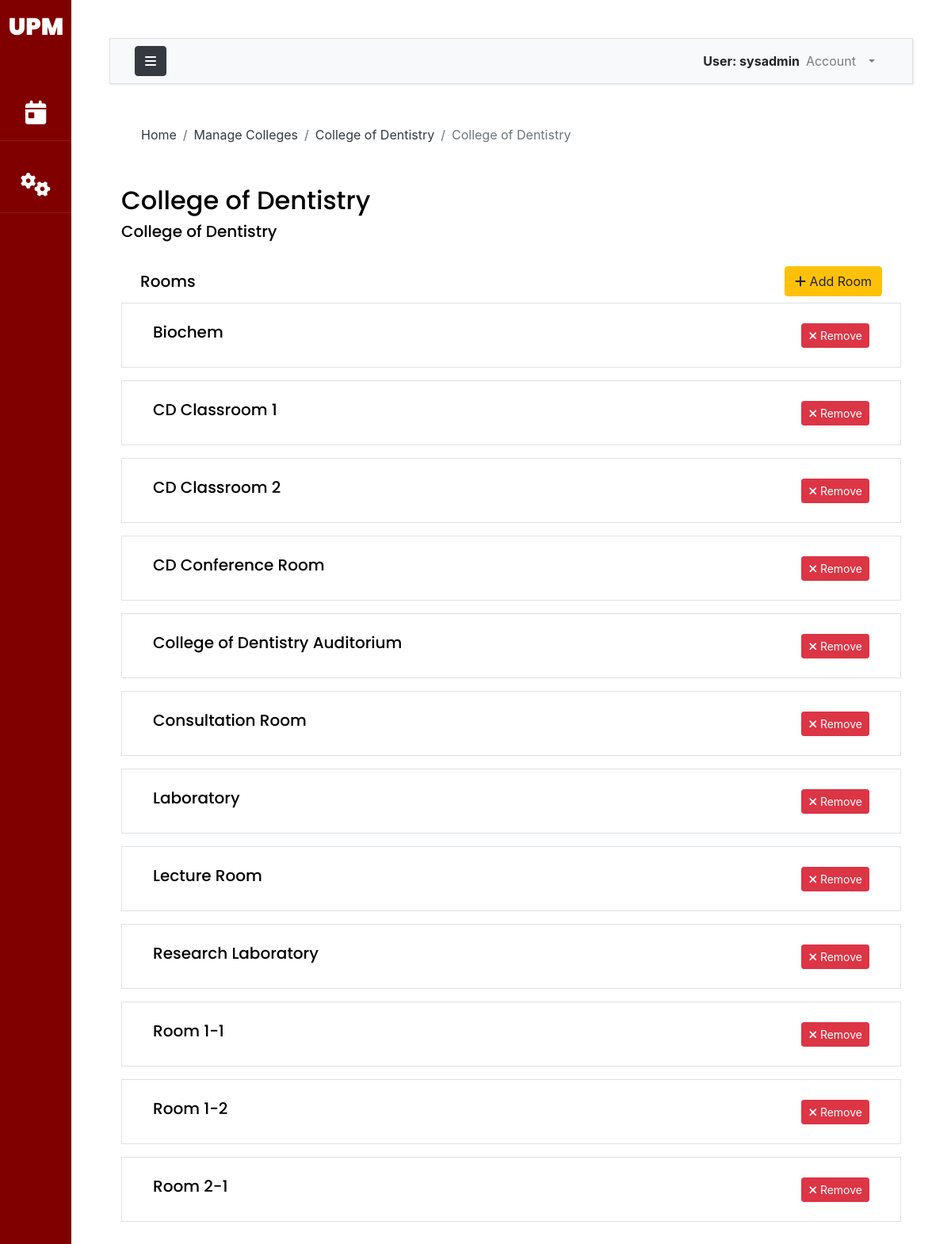
Screenshot of /manage-college/college-of-dentistry/college-of-dentistry/ (signed in) with the database file from the repository.
### accounts/models.py (models this page shows, shortened)
class AuthUser(AbstractUser):
    FACULTY = 1
    STAFF = 2
    OCS = 3
    ADPD = 4
    AO = 5
    USER_TYPE_CHOICES = (
        (FACULTY, 'Faculty'),
        (STAFF, 'Staff'),
        (OCS, 'OCS'),
        (ADPD, 'ADPD'),
        (AO,'AO')
    )
    first_name = models.CharField(max_length=200)
    last_name = models.CharField(max_length=200)
    email = models.EmailField(unique=True, validators=[
        EmailValidator(allowlist=['up.edu.ph'])
    ])
    college = models.ForeignKey("UPM.College",on_delete=models.CASCADE,null=True,blank=True)
    department = models.ForeignKey("UPM.Department",on_delete=models.CASCADE,null=True,blank=True)
    user_type = models.PositiveSmallIntegerField(choices=USER_TYPE_CHOICES,null=True)
    def __str__(self):
        return self.username

### UPM/models.py (models this page shows, shortened)
class College(models.Model):
    name = models.CharField(max_length=300,null=True)
    slug = models.SlugField(null=True)

class Building(models.Model):
    name = models.CharField(max_length=300,null=True)
    college = models.ForeignKey(College,on_delete=models.CASCADE,null=True)
    slug = models.SlugField(null=True)

class Room(models.Model):
    name = models.CharField(max_length=300, null=True, unique=True)
    slug = models.SlugField(null=True)
    room_type = models.ForeignKey(RoomType,on_delete=models.CASCADE,null=True)
    college = models.ForeignKey(College,on_delete=models.CASCADE,null=True)
    building = models.ForeignKey(Building, on_delete=models.CASCADE, null=True)
    capacity = models.IntegerField()

### UPM/views.py (the view)
# urls.py: path('manage-college/<slug:c>/<slug:b>/',views.buildingView,name='adminBuildingView'),
@login_required(login_url='loginPage')
def buildingView(request,c,b):
    college = College.objects.get(slug=c)
    building = Building.objects.get(slug=b)
    room = Room.objects.filter(building=building).order_by('name')
    context={'rooms':room,'building':building,'college':college}
    return render(request,'UPM/building-details.html',context)

### templates/UPM/building-details.html (shortened to what this page needs)
{% extends 'base.html' %}
{% load static %}
{% load crispy_forms_tags %}
{% block breadcrumb %}
<nav aria-label="breadcrumb">
  <ol class="breadcrumb mt-3 ms-4 bg-body">
    <li class="breadcrumb-item"><a href="{% url 'indexPage' %}" class="text-dark">Home</a></li>
    <li class="breadcrumb-item"><a href="{% url 'manageCollege' %}" class="text-dark">Manage Colleges</a></li>
    <li class="breadcrumb-item"><a href="{% url 'adminCollegeView' college.slug %}" class="text-dark">{{college.name}}</a></li>
    <li class="breadcrumb-item active" aria-current="page">{{building.name}}</li>
  </ol>
</nav>
{% endblock breadcrumb %}
{% block content %}
<div class = "container w-auto">
    <h2 class="pt-4">{{building.name}}</h2>
    <h5 class="pb-4">{{college.name}}</h5>
    <div class = 'row'>
        <div class = 'col align-self-center'>
            <h5 class='ps-4'>Rooms</h5>
        </div>
        <div class = 'col-auto align-self-end text-end'>
            <a class='btn btn-warning mb-2 mx-4' role='button' href = "{% url 'addBuildRoom' college.slug building.slug%}"><i class="fa-solid fa-plus"></i> Add Room</a>
        </div>
    </div>
    <div class="container-fluid overflow-auto">
        {% for room in rooms %}
        <div class="row border bg-white p-4 mb-3">
        <div class="col align-self-center">
            <h5>{{room.name}}</h5>
        </div>
            <div class="col-auto align-self-end text-end">
                <button type="button" class="btn btn-danger btn-sm" data-bs-toggle="modal" data-bs-target="#removePopup{{college.id}}{{building.id}}{{room.id}}"><i class="fa-solid fa-close"></i> Remove</button>
            </div>
        </div>
        {% endfor %}
    </div>
</div>
{% endblock content %}

### templates/base.html (shortened to what this page needs)
{% load static %}
{% load crispy_forms_tags %}
<!DOCTYPE html>
<html lang="en">
    <head>
        {% include 'css_modules.html' %}
    </head>
    <body>
        <div class="wrapper d-flex align-items-stretch">
            <nav id="sidebar" class="active">
                <h1><a href="{% url 'indexPage' %}" class="logo mt-2 pt-2">UPM</a></h1>
                <ul class="list-unstyled components mb-5">
                    {% if request.user.is_authenticated %}
                    <li>
                        <a href="{% url 'viewBookings' %}"><i class="fa-solid fa-calendar-day"></i> <span class="link_label ms-1"> Bookings</span></a>
                    </li>
                        {% if request.user.user_type == none %}
                        <li>
                            <a data-bs-toggle="collapse" href="#collapseOptions" role="button" aria-expanded="false" aria-controls="collapseOptions" id="clps"><i class="fa fa-cogs"></i> <span class="link_label">Administrator</span></a>
                        </li>
                        {% endif %}
                    {% else %}
                    <li>
                        <a href="{% url 'roomView' %}"><i class="fa-solid fa-door-closed"></i> <span class="link_label ms-1">View Rooms</span></a>
                    </li>
                    {% endif %}
                </ul>
            </nav>
            <div id="content" class="p-4 p-md-5 bg-body">
                <nav class="navbar navbar-expand-lg navbar-light bg-light border">
                    <div class="container-fluid">
                        <button type="button" id="sidebarCollapse" class="btn btn-dark">
                            <i class="fa fa-bars"></i>
                        </button>
                        <div class="collapse navbar-collapse" id="navbarSupportedContent">
                            <ul class="nav navbar-nav ml-auto">
                                <span class="fw-bolder mt-2">User: {{request.user}}</span>
                                {% if request.user.is_authenticated %}
                                <li class="nav-item dropdown me-3 pe-3">
                                        <a class="nav-link dropdown-toggle" href="#" id="navbarDropdown" role="button" data-bs-toggle="dropdown" aria-expanded="false">
                                        Account
                                        </a>
                                    </li>
                                {% else %}
                                    <a class='text-secondary mt-2 ms-2 me-3 pe-3' href="{% url 'loginPage' %}" id="navbarDropdown" >
                                       <strong>Log In</strong>
                                    </a>
                                {% endif %}
                            </ul>
                        </div>
                    </div>
                </nav>
                <main>
                    <div class="app-title">
                        {% block breadcrumb %}
                        {% endblock breadcrumb %}
                    </div>
                    {% block content %}
                    {% endblock content %}
                </main>
            </div>
		</div>
    </body>
</html>

### rows the page displays
AuthUser: user "sysadmin"
College: name "College of Dentistry"
Building: name "College of Dentistry"
Room: name "Biochem"
Room: name "CD Classroom 1"
Room: name "CD Classroom 2"
Room: name "CD Conference Room"
Room: name "College of Dentistry Auditorium"
Room: name "Consultation Room"
Room: name "Laboratory"
Room: name "Lecture Room"
Room: name "Research Laboratory"
Room: name "Room 1-1"
Room: name "Room 1-2"
Room: name "Room 2-1"
